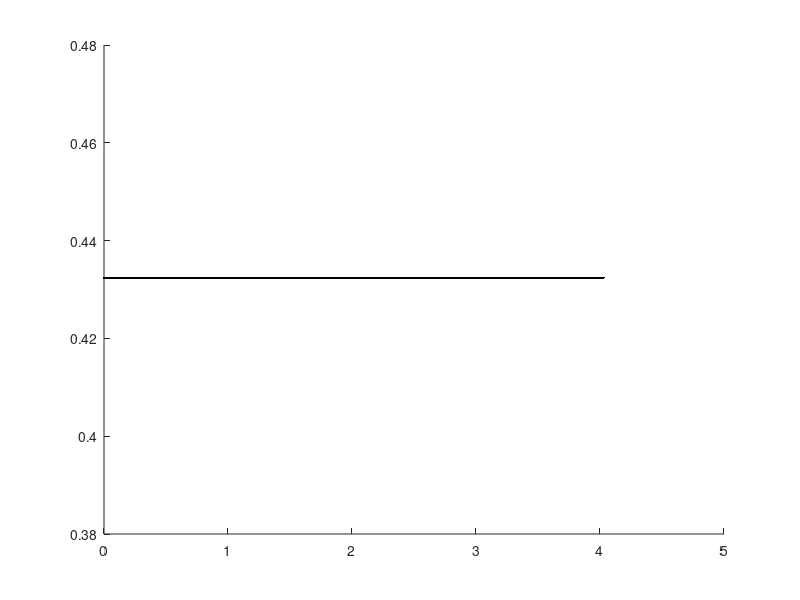

Source code (MATLAB):
% data = load("SKMCTM3D_2.o");
% pt = data(1:(end-1),1);
% rho = data(1:(end-1),2);
% Sender = data(1:(end-1),3);
% Receiver = data(1:(end-1),4);
% t = data(1:(end-1),5)/3600;
% 
% SNAPSHOT_RATE = data(end,1);
% SDSPEED = data(end,2);
% TOTAL_LATTICE_CELLS = data(end,3);
% SCALE = data(end,4);
% TIME_MAX = data(end,5);
% 
Vin = (180^2)*400;
V = 400^3;
Vout = V - Vin;
Din = 180;
Dout = 540;
% rhomean = mean(rho((end-100):end))
% rhoav = rhomean*ones(14501,1);
rho_upperbound = ones(14501,1)/(1 + Vout*Din/Vin/Dout)
% 
% 
figure(3)
hold on
% plot(t,rho,'r-');
% plot((0:1:14500)/3600,rhoav,'--g');
plot((0:1:14500)/3600,rho_upperbound,'k.');
hold off

% % % clear all
% % % close all
% % % clc
% % % PositionsData = load("SKMCTM3D_MovieData.o");
% % % Sender = PositionsData(1:end-1,1)+1;
% % % Receiver = PositionsData(1:end-1,2)+1;
% % % simT = PositionsData(1:end-1,3);
% % % K = PositionsData(end,1);
% % % 
% % % N = ones(K,1);
% % % % N = zeros(K,1); N(Sender(1)) = 200;
% % % 
% % % 
% % % SDSPEED = PositionsData(end,2);
% % % TIME_MAX = PositionsData(end,3);
% % % LCELLS_PER_LENGTH_SCALE = 1;
% % % LENGTH_SCALE = 10; %10 micrometers
% % % L = LENGTH_SCALE/LCELLS_PER_LENGTH_SCALE;
% % % LatticeCoords = InitializePositionsCube(K,L);
% % % 
% % % Positions = LatticeCoords;
% % % % for i = 1:N(Sender(1))
% % % %     Positions(i,:)= LatticeCoords(Sender(1),:) + (-L/2 + (L/2 + L/2)*rand(1,3));
% % % % end
% % % ParticleLocation = 1:K;
% % % SDBase = 1;
% % % DL = K^(1/3);
% % % MDL = 18;
% % % % ParticleLocation = ones(N(Sender(1)),1)*Sender(1);
% % % 
% % % figure(34)
% % % hold on
% % % xlabel('$x$ ($\mu$m)','interpreter','latex','fontsize',19);
% % % ylabel('$y$ ($\mu$m)','interpreter','latex','fontsize',19);
% % % zlabel('$z$ ($\mu$m)','interpreter','latex','fontsize',19);
% % % 
% % % view(43,24);
% % % aa = DL * L/2;
% % % set(gca, 'XLim', [-aa aa], 'YLim', [-aa aa], 'ZLim', [-aa aa]);
% % % set(gca,'Color','none');
% % % hp=plot3(Positions(:,1),Positions(:,2),Positions(:,3),'b.','MarkerSize',30);
% % % v = VideoWriter('BacteriaBusRide');
% % % v.Quality = 95;
% % % open(v);
% % % M(1) = getframe(gcf);
% % % writeVideo(v,M(1));
% % % for step = 1:(length(simT)-1)
% % %     if Sender(step) ~= Receiver(step)
% % %         ChosenOne = randi(N(Sender(step)));
% % %         k = find(ParticleLocation == Sender(step),N(Sender(step)));
% % %         ParticleLocation(k(ChosenOne)) = Receiver(step);
% % %         N(Sender(step)) = N(Sender(step)) - 1;
% % %         N(Receiver(step)) = N(Receiver(step)) + 1;
% % % %     pause((simT(i+1)-simT(i))/100);
% % %         Positions(k(ChosenOne),:) = LatticeCoords(ParticleLocation(k(ChosenOne)),:) + (-L/2 + (L/2 + L/2)*rand(1,3));
% % %         set(hp,'XData',Positions(:,1),'YData',Positions(:,2),'ZData',Positions(:,3));
% % %     else
% % %         for k = 1:MDL
% % %             for i = 1:MDL
% % %                 for j = (MDL+SDBase):(1+SDBase)
% % %                     newj = j;
% % %                     newj1 = j-1;
% % %                     if j>DL
% % %                         newj = j-DL;
% % %                     end
% % %                     if (j-1) > DL
% % %                         newj1 = j-1-DL;
% % %                     end
% % %                     if j ~=(MDL+SDBase)
% % %                         N(k*DL^2 + i*DL + newj) = N(k*DL^2 + i*DL + newj1);
% % %                     else
% % %                         N(k*DL^2 + i*DL + newj) = N(k*DL^2 + i*DL + newj) + N(k*DL^2 + i*DL + newj1);
% % %                     end
% % %                     N(k*DL^2 + i*DL + SDBase) = 0;
% % %                     ParticleLocation(k*DL^2 + i*DL + newj1) = ParticleLocation(k*DL^2 + i*DL + newj);
% % %                     Positions(k*DL^2 + i*DL + newj1,:) = LatticeCoords(ParticleLocation(k*DL^2 + i*DL + newj1),:) + (-L/2 + (L/2 + L/2)*rand(1,3));
% % %                     set(hp,'XData',Positions(:,1),'YData',Positions(:,2),'ZData',Positions(:,3));
% % %                 end
% % %             end
% % %         end
% % %         SDBase = SDBase + 1;
% % %     end
% % %     drawnow;
% % %     simT(step+1)
% % %     M(step+1) = getframe(gcf);
% % %     writeVideo(v,M(step+1));
% % %     view(43 + 0.02*step,24+ 0.02*step);
% % % end
% % % close(v);
% % % movie(M);
% % % hold off
% % % 
